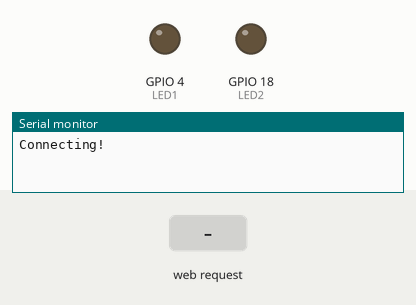
Recording of a sketch running on a simulated ESP32. Parts: output pins drawn as LEDs (lit = HIGH), the last lines printed to the serial monitor. Inputs (shaded band) come from the test bench. WiFi joins after 1.5 s; servers stay silent unless stated.

Above: at 0.8 s.
0.9 s: HTTP request GET /4/on received
At 2.1 s:
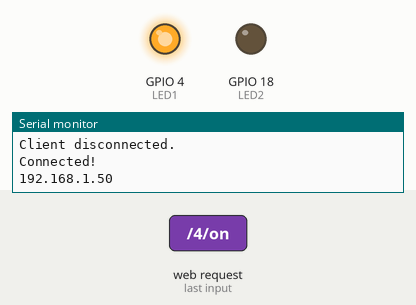
2.4 s: HTTP request GET /18/on received
At 3.2 s:
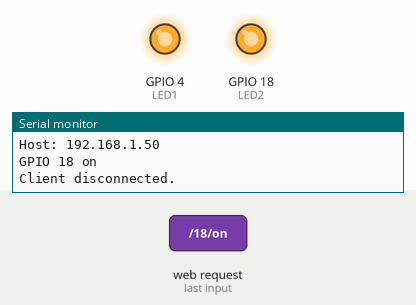
3.9 s: HTTP request GET /4/off received
At 4.4 s:
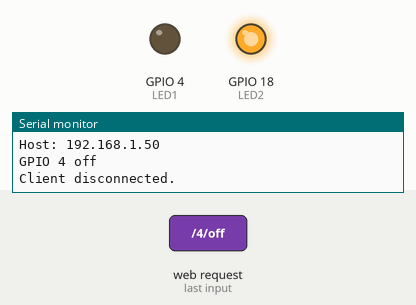
5.4 s: HTTP request GET /18/off received
At 6.7 s:
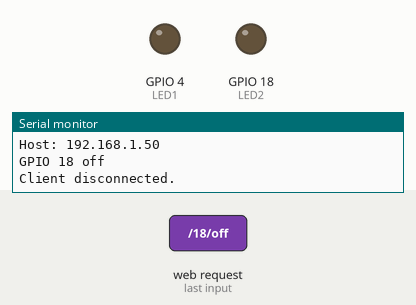
Timing chart, 0 to 7.9 s (numbered marks = the images above; inputs shaded):
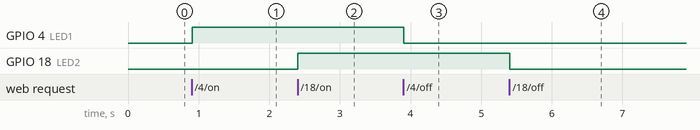

Measured:
- after the input at 0.9 s, GPIO 4 (LED1): LOW → HIGH at once
- after the input at 2.4 s, GPIO 18 (LED2): LOW → HIGH at once
- after the input at 3.9 s, GPIO 4 (LED1): HIGH → LOW at once
- after the input at 5.4 s, GPIO 18 (LED2): HIGH → LOW at once

The sketch:

part72.ino
```cpp
//EN2041636_Part7_2
#include <WiFi.h>

#define WIFI_SSID "EN20416362"
#define WIFI_PASSWORD "wifi1234"
#define WIFI_TIMEOUT_MS 20000
TaskHandle_t TaskA=NULL;
TaskHandle_t TaskB=NULL;

// Set web server port number to 80
WiFiServer server(80);
// Variable to store the HTTP request
static String header;
// Auxiliar variables to store the current output state
static String LED_1 = "off";
static String LED_2 = "off";
// Assign output variables to GPIO pins
static const int LED1 = 4;
static const int LED2 = 18;
// Current time
static unsigned long currentTime = millis();
// Previous time
static unsigned long previousTime = 0;
// Define timeout time in milliseconds (example: 2000ms = 2s)
static const long timeoutTime = 2000;
void TaskBcode( void * parameter );
void setup() {
  Serial.begin(115200);
  pinMode(LED1, OUTPUT);
  pinMode(LED2, OUTPUT);
  digitalWrite(LED1, LOW);
  digitalWrite(LED2, LOW);
  xTaskCreatePinnedToCore (TaskAcode,"TaskA",5000,NULL,1,&TaskA,0);
  xTaskCreatePinnedToCore (TaskBcode,"TaskB",50000,NULL,2,&TaskB,1);
  vTaskStartScheduler();
}

void TaskAcode( void * parameter ){
  for(;;){

     if(WiFi.status()== WL_CONNECTED){
        Serial.println("\nConnected!");
        Serial.println(WiFi.localIP());
        digitalWrite(LED_BUILTIN,HIGH);
        vTaskDelay(10000 / portTICK_PERIOD_MS);
        continue;
     }
        Serial.print("Connecting!");
        WiFi.mode(WIFI_STA);
        WiFi.begin(WIFI_SSID, WIFI_PASSWORD);

        unsigned long startAttemptTime = millis();

        while((WiFi.status() != WL_CONNECTED) && (millis()-startAttemptTime < WIFI_TIMEOUT_MS)){}

      if(WiFi.status() != WL_CONNECTED){
        Serial.print("Not Connected!");
        vTaskDelay(20000 / portTICK_PERIOD_MS);
        continue;
     }

  }
}

void TaskBcode( void * parameter ){
   for(;;){
    WiFiClient client = server.available();   // Listen for incoming clients

  if (client) {                             // If a new client connects,
    currentTime = millis();
    previousTime = currentTime;
    Serial.println("New Client.");          // print a message out in the serial port
    String currentLine = "";                // make a String to hold incoming data from the client
    while (client.connected() && currentTime - previousTime <= timeoutTime) {  // loop while the client's connected
      currentTime = millis();
      if (client.available()) {             // if there's bytes to read from the client,
        char c = client.read();             // read a byte, then
        Serial.write(c);                    // print it out the serial monitor
        header += c;
        if (c == '\n') {                    // if the byte is a newline character
          // if the current line is blank, you got two newline characters in a row.
          // that's the end of the client HTTP request, so send a response:
          if (currentLine.length() == 0) {
            // HTTP headers always start with a response code (e.g. HTTP/1.1 200 OK)
            // and a content-type so the client knows what's coming, then a blank line:
            client.println("HTTP/1.1 200 OK");
            client.println("Content-type:text/html");
            client.println("Connection: close");
            client.println();

            // turns the GPIOs on and off
            if (header.indexOf("GET /4/on") >= 0) {
              Serial.println("GPIO 4 on");
              LED_1 = "on";
              digitalWrite(LED1, HIGH);
            } else if (header.indexOf("GET /4/off") >= 0) {
              Serial.println("GPIO 4 off");
              LED_1 = "off";
              digitalWrite(LED1, LOW);
            } else if (header.indexOf("GET /18/on") >= 0) {
              Serial.println("GPIO 18 on");
              LED_2 = "on";
              digitalWrite(LED2, HIGH);
            } else if (header.indexOf("GET /18/off") >= 0) {
              Serial.println("GPIO 18 off");
              LED_2 = "off";
              digitalWrite(LED2, LOW);
            }

            // Display the HTML web page
            client.println("<!DOCTYPE html><html>");
            client.println("<head><meta name=\"viewport\" content=\"width=device-width, initial-scale=1\">");
            client.println("<link rel=\"icon\" href=\"data:,\">");
            // CSS to style the on/off buttons
            // Feel free to change the background-color and font-size attributes to fit your preferences
            client.println("<style>html { font-family: Helvetica; display: inline-block; margin: 0px auto; text-align: center;}");
            client.println(".button { background-color: #4CAF50; border: none; color: white; padding: 16px 40px;");
            client.println("text-decoration: none; font-size: 30px; margin: 2px; cursor: pointer;}");
            client.println(".button2 {background-color: #555555;}</style></head>");

            // Web Page Heading
            client.println("<body><h1>ESP32 Web Server</h1>");

            // Display current state, and ON/OFF buttons for GPIO 26
            client.println("<p>GPIO 4 - State " + LED_1 + "</p>");
            // If the output26State is off, it displays the ON button
            if (LED_1=="off") {
              client.println("<p><a href=\"/4/on\"><button class=\"button\">ON</button></a></p>");
            } else {
              client.println("<p><a href=\"/4/off\"><button class=\"button button2\">OFF</button></a></p>");
            }

            // Display current state, and ON/OFF buttons for GPIO 27
            client.println("<p>GPIO 18 - State " + LED_2 + "</p>");
            // If the output27State is off, it displays the ON button
            if (LED_2=="off") {
              client.println("<p><a href=\"/18/on\"><button class=\"button\">ON</button></a></p>");
            } else {
              client.println("<p><a href=\"/18/off\"><button class=\"button button2\">OFF</button></a></p>");
            }
            client.println("</body></html>");

            // The HTTP response ends with another blank line
            client.println();
            // Break out of the while loop
            break;
          } else { // if you got a newline, then clear currentLine
            currentLine = "";
          }
        } else if (c != '\r') {  // if you got anything else but a carriage return character,
          currentLine += c;      // add it to the end of the currentLine
        }
      }
    }
    // Clear the header variable
    header = "";
    // Close the connection
    client.stop();
    Serial.println("Client disconnected.");
    Serial.println("");
  }

  }

}
void loop() {

}
```
